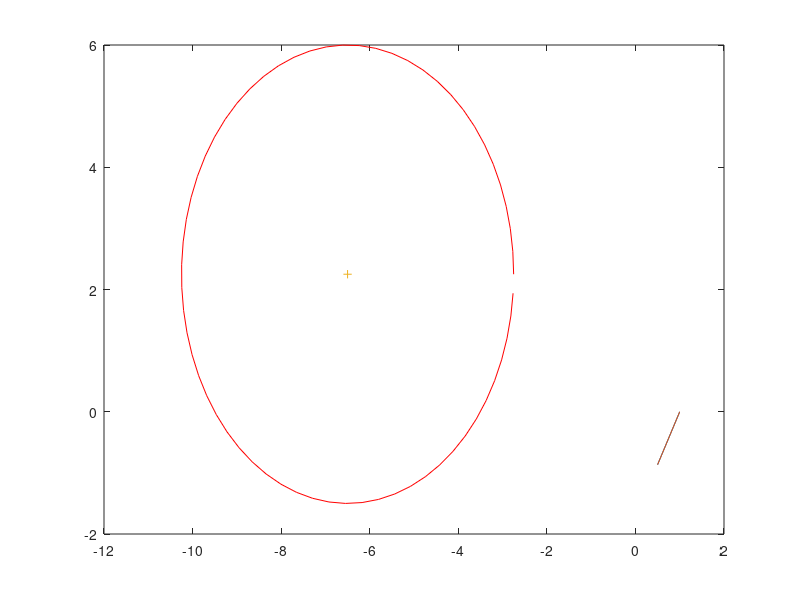

This chart was generated by the following MATLAB code: (Note: this script raises an error after producing the figure.)
clc;
close all;
clear;

geom1 = [...
1 1
1 -1
0 0
-1 1
0 0
1 1
0 0
0 0
0 0
1 1
];

geomc2 = [...
1
1
0
1
0
1
0
0
0
1
];

geom_mash = [geom1 geomc2]

geomc3 = [...
1 1 1 1
1 0 -1 0
0 -1 0 1
0 1 0 -1
1 0 -1 0
1 1 1 1
0 0 0 0
0 0 0 0
0 0 0 0
1 1 1 1
];


geom2 = [...
2 2 2 
0 1 0 
1 0 0 
0 0 1 
0 1 0 
1 1 1 
0 0 0
];


geom_halfcar = [...
2       1       1       1       1       1       1       2   2   2   2   2   2   2       2
-3.5    -1.5    0       -0.5    0       0.5     0       1.5 2.5 2.5 1.5 1.5 0.5 0.5     -3.5
-1.5    0       1.5     0       0.5     0       -0.5    2.5 2.5 1.5 1.5 0.5 0.5 -3.5    -3.5
0       0       -1.5    0       -0.5    0       0.5     0   0   3   3   6   6   3       5
0       -1.5    0       -0.5    0       0.5     0       0   3   3   6   6   3   5       0
1       1       1       0       0       0       0       1   1   1   1   1   1   1       1
0       0       0       1       1       1       1       0   0   0   0   0   0   0       0
0       0       0       0       0       0       0       0   0   0   0   0   0   0       0
0       0       0       0       0       0       0       0   0   0   0   0   0   0       0
0       1.5     1.5     0.5     0.5     0.5     0.5     0   0   0   0   0   0   0       0
];

geom_otherhalf = [
1     1      1                  2                   2       2       
-6.5  -10.25 (-13-3*sqrt(6))/2  -7.5                -3.5    -3.5    
-3.5  -6.5   -10.25             (-13-3*sqrt(6))/2   -7.5    -3.5    
-1.5  2.25   3                  8                   8       0       
0     -1.5   2.25               3                   8       8       
1     1      1                  1                   1       1       
0     0      0                  0                   0       0       
-6.5  -6.5   -6.5               0                   0       0       
2.25  2.25   2.25               0                   0       0       
3.75  3.75   3.75               0                   0       0       
];



geom_car = [
2       1       1       1       1       1       1       2   2   2   2   2   2   2       1     1      1                  1     1      2                   2       2   
-3.5    -1.5    0       -0.5    0       0.5     0       1.5 2.5 2.5 1.5 1.5 0.5 0.5     -6.5  -10.25 (-13-3*sqrt(6))/2  -5.5  -7.5      -7.5                -3.5    -3.5    
-1.5    0       1.5     0       0.5     0       -0.5    2.5 2.5 1.5 1.5 0.5 0.5 -3.5    -3.5  -6.5   -10.25             -7.5  -5.5      (-13-3*sqrt(6))/2   -7.5    -3.5    
0       0       -1.5    0       -0.5    0       0.5     0   0   3   3   6   6   3       -1.5  2.25   3                  2.25  2.25      8                   8       5      
0       -1.5    0       -0.5    0       0.5     0       0   3   3   6   6   3   5       0     -1.5   2.25               2.25  2.25      3                   8       8       
1       1       1       0       0       0       0       1   1   1   1   1   1   1       1     1      1                  0     0      1                   1       1       
0       0       0       1       1       1       1       0   0   0   0   0   0   0       0     0      0                  1     1      0                   0       0      
0       0       0       0       0       0       0       0   0   0   0   0   0   0       -6.5  -6.5   -6.5               -6.5  -6.5      0                   0       0      
0       0       0       0       0       0       0       0   0   0   0   0   0   0       2.25  2.25   2.25               2.25  2.25      0                   0       0       
0       1.5     1.5     0.5     0.5     0.5     0.5     0   0   0   0   0   0   0       3.75  3.75   3.75               1     1      0                   0       0     
];



geom_otherhalf_sadface = [
1     1                  2                   2       2       
-6.5  (-13-3*sqrt(6))/2  -7.5                -3.5    -3.5    
-3.5  -6.5               (-13-3*sqrt(6))/2   -7.5    -3.5    
-1.5  3                  8                   8       0       
0     -1.5               3                   8       8       
1     1                  1                   1       1       
0     0                  0                   0       0       
-6.5  -6.5               0                   0       0       
2.25  2.25               0                   0       0       
3.75  3.75               0                   0       0       
];

A = [1 0];
B = [1/2 -sqrt(3)/2];
%B = [1 0];
r = 1;
geom_coolcircle = [
1       2
A(1)    B(1)
B(1)    A(1)
A(2)    B(2)
B(2)    A(2)
1       1
0       0
0       0
0       0
r       0
];


h = geom_coolcircle
x = 0:0.1:2*pi;
plot(h(2,:), h(4,:))
hold on;
plot([h(2,end), h(2,1)], [h(4, end), h(4, 1)])
plot(-6.5, 2.25, '+')
plot(-6.5 + 3.75.*cos(x), 2.25 + 3.75.*sin(x), 'r')
hold off;


[p,e,t]=initmesh(h,'hmax',0.3);
%[p,e,t] = get_mesh(0.3);

el = t(1:3,:)';
a = p';

trisurf(el, a(:,1), a(:,2), 0.*a(:,2), 'edgecolor','k'), view(2)
%xlim([-12 4]);
%ylim([-4 12]);
%pdemesh(p, e, t);
